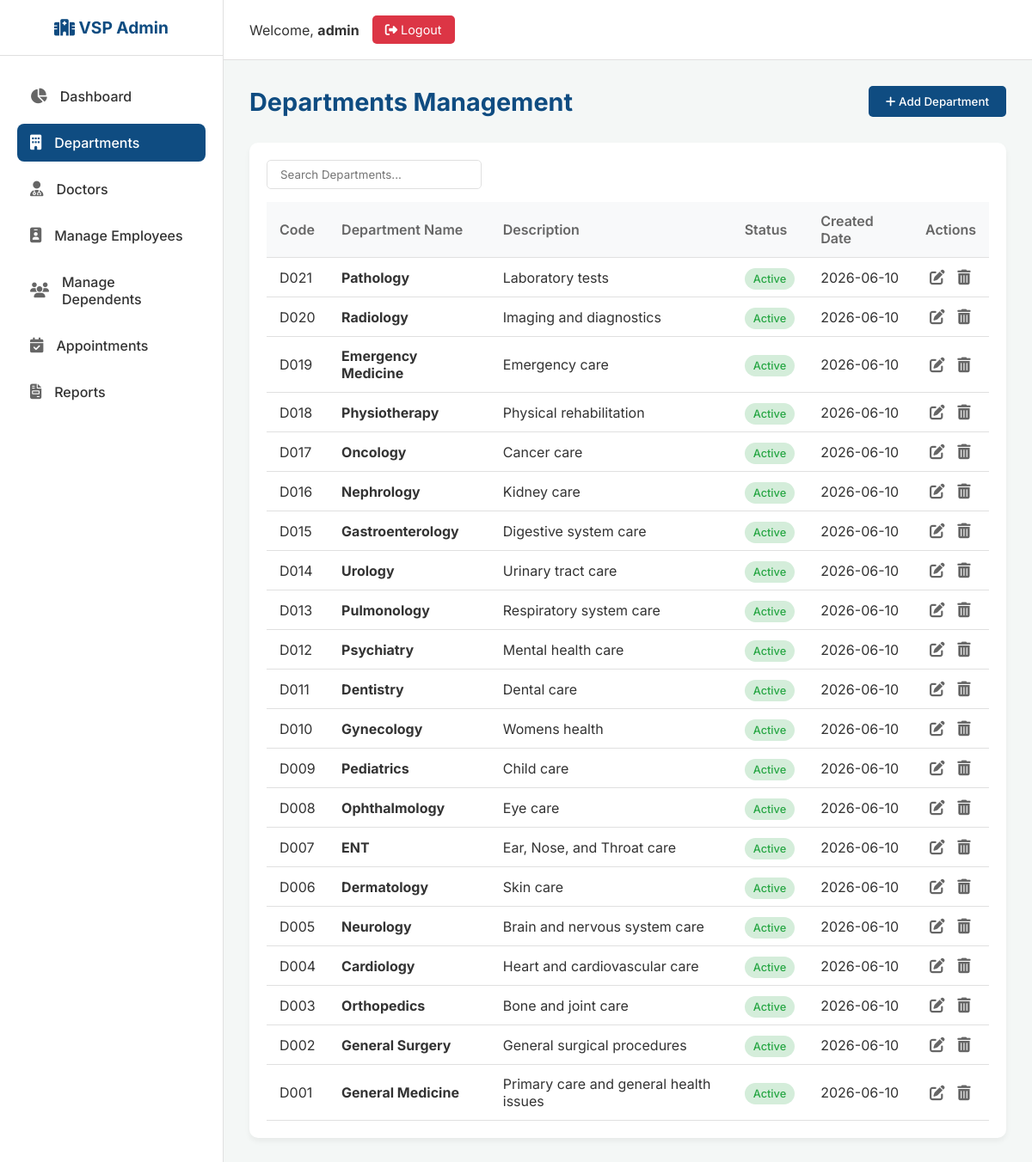
The page /admin/departments (signed in) on the database its author committed.
### tables this page shows
CREATE TABLE departments (
            id INTEGER PRIMARY KEY AUTOINCREMENT,
            department_code TEXT UNIQUE NOT NULL,
            name TEXT NOT NULL,
            description TEXT,
            status TEXT DEFAULT 'Active',
            created_date TEXT NOT NULL
        );

### app.py (the view, shortened to what this page needs)
@app.route('/admin/departments', methods=['GET', 'POST'])
def admin_departments():
    if not check_admin(): return redirect(url_for('login'))
    conn = get_db_connection()
    departments = conn.execute('SELECT * FROM departments ORDER BY id DESC').fetchall()
    conn.close()
    return render_template('admin_departments.html', departments=departments)

### app.py (called while the page is built)
def get_db_connection():
    conn = sqlite3.connect('hospital.db')
    conn.row_factory = sqlite3.Row
    return conn

def check_admin():
    if not session.get('user_id') or session.get('role') != 'admin':
        return False
    return True

### templates/admin_departments.html (shortened to what this page needs)
{% extends "admin_base.html" %}
{% block content %}
<div class="page-header">
    <h1 class="page-title">Departments Management</h1>
    <button class="btn-primary" data-modal-target="addDeptModal"><i class="fas fa-plus"></i> Add Department</button>
</div>
<div class="table-container">
    <div class="table-header">
        <input type="text" class="search-box" id="deptSearch" data-target="#deptTable" placeholder="Search Departments...">
    </div>
    <table class="data-table" id="deptTable">
        <thead>
            <tr>
                <th>Code</th>
                <th>Department Name</th>
                <th>Description</th>
                <th>Status</th>
                <th>Created Date</th>
                <th>Actions</th>
            </tr>
        </thead>
        <tbody>
            {% for dept in departments %}
            <tr>
                <td>{{ dept.department_code }}</td>
                <td><strong>{{ dept.name }}</strong></td>
                <td>{{ dept.description[:50] }}{% if dept.description|length > 50 %}...{% endif %}</td>
                <td>
                    <span class="badge {% if dept.status == 'Active' %}badge-active{% else %}badge-inactive{% endif %}">
                        {{ dept.status }}
                    </span>
                </td>
                <td>{{ dept.created_date }}</td>
                <td class="action-btns">
                    <button class="edit" data-modal-target="editDeptModal"
                            data-id="{{ dept.id }}"
                            data-department_code="{{ dept.department_code }}"
                            data-name="{{ dept.name }}"
                            data-description="{{ dept.description }}"
                            data-status="{{ dept.status }}"
                            title="Edit">
                        <i class="fas fa-edit"></i>
                    </button>
                    <form action="{{ url_for('admin_departments') }}" method="POST" style="display:inline;" onsubmit="return confirm('Are you sure you want to delete this department?');">
                        <button type="submit" class="delete" title="Delete"><i class="fas fa-trash-alt"></i></button>
                    </form>
                </td>
            </tr>
            {% else %}
            <tr>
                <td colspan="6" style="text-align: center;">No departments found.</td>
            </tr>
            {% endfor %}
        </tbody>
    </table>
</div>
{% endblock %}

### templates/admin_base.html (shortened to what this page needs)
<!DOCTYPE html>
<html lang="en">
<head>
    <link rel="stylesheet" href="https://cdnjs.cloudflare.com/ajax/libs/font-awesome/6.4.0/css/all.min.css">
    <link rel="stylesheet" href="{{ url_for('static', filename='css/admin_style.css') }}">
</head>
<body>
    <aside class="sidebar" id="sidebar">
        <div class="sidebar-header">
            <h2><i class="fas fa-hospital"></i> VSP Admin</h2>
        </div>
        <ul class="sidebar-nav">
            <li><a href="{{ url_for('admin_dashboard') }}" class="{% if request.endpoint == 'admin_dashboard' %}active{% endif %}"><i class="fas fa-chart-pie"></i> Dashboard</a></li>
            <li><a href="{{ url_for('admin_departments') }}" class="{% if request.endpoint == 'admin_departments' %}active{% endif %}"><i class="fas fa-building"></i> Departments</a></li>
            <li><a href="{{ url_for('admin_doctors') }}" class="{% if request.endpoint == 'admin_doctors' %}active{% endif %}"><i class="fas fa-user-md"></i> Doctors</a></li>
            <li><a href="{{ url_for('admin_employees') }}" class="{% if request.endpoint == 'admin_employees' %}active{% endif %}"><i class="fas fa-id-badge"></i> Manage Employees</a></li>
            <li><a href="{{ url_for('admin_patients') }}" class="{% if request.endpoint == 'admin_patients' %}active{% endif %}"><i class="fas fa-users"></i> Manage Dependents</a></li>
            <li><a href="{{ url_for('admin_appointments') }}" class="{% if request.endpoint == 'admin_appointments' %}active{% endif %}"><i class="fas fa-calendar-check"></i> Appointments</a></li>
            <li><a href="{{ url_for('admin_reports') }}" class="{% if request.endpoint == 'admin_reports' %}active{% endif %}"><i class="fas fa-file-invoice"></i> Reports</a></li>
        </ul>
    </aside>
    <main class="main-content">
        <header class="topbar">
            <div class="user-profile">
                <span>Welcome, <strong>{{ session.name }}</strong></span>
                <a href="{{ url_for('logout') }}" class="btn-logout"><i class="fas fa-sign-out-alt"></i> Logout</a>
            </div>
        </header>
        <div class="page-content">
            {% block content %}{% endblock %}
        </div>
    </main>
</body>
</html>

### static/css/admin_style.css (style rules this page uses)
:root { --primary-color: #0f4c81; --secondary-color: #1a73e8; --accent-color: #fca311; --bg-color: #f4f7f6; --sidebar-bg: #ffffff; --text-main: #333333; --text-muted: #666666; --success-color: #28a745; --danger-color: #dc3545; --warning-color: #ffc107; --info-color: #17a2b8; --border-color: #e0e0e0; --card-shadow: 0 4px 6px rgba(0,0,0,0.05); --transition-speed: 0.3s; }
* { margin: 0; padding: 0; box-sizing: border-box; font-family: 'Inter', 'Segoe UI', Tahoma, Geneva, Verdana, sans-serif; }
body { background-color: var(--bg-color); color: var(--text-main); display: flex; min-height: 100vh; overflow-x: hidden; }
.sidebar { width: 260px; background-color: var(--sidebar-bg); border-right: 1px solid var(--border-color); display: flex; flex-direction: column; transition: all var(--transition-speed); z-index: 1000; }
.sidebar-header { padding: 20px; display: flex; align-items: center; justify-content: center; border-bottom: 1px solid var(--border-color); }
.sidebar-header h2 { color: var(--primary-color); font-size: 1.2rem; font-weight: 700; text-align: center; }
.sidebar-nav { flex: 1; padding: 20px 0; list-style: none; }
.sidebar-nav li { padding: 5px 20px; }
.sidebar-nav a { display: flex; align-items: center; padding: 12px 15px; color: var(--text-main); text-decoration: none; border-radius: 8px; transition: all var(--transition-speed); font-weight: 500; }
.sidebar-nav a i { margin-right: 15px; font-size: 1.1rem; color: var(--text-muted); }
.sidebar-nav a:hover, .sidebar-nav a.active { background-color: var(--primary-color); color: #fff; }
.sidebar-nav a:hover i, .sidebar-nav a.active i { color: #fff; }
.main-content { flex: 1; display: flex; flex-direction: column; width: calc(100% - 260px); }
.topbar { height: 70px; background-color: #fff; border-bottom: 1px solid var(--border-color); display: flex; align-items: center; justify-content: space-between; padding: 0 30px; }
.user-profile { display: flex; align-items: center; gap: 15px; }
.btn-logout { background-color: var(--danger-color); color: white; padding: 8px 15px; border-radius: 5px; text-decoration: none; font-size: 0.9rem; transition: background 0.3s; }
.page-content { padding: 30px; flex: 1; overflow-y: auto; }
.page-header { display: flex; justify-content: space-between; align-items: center; margin-bottom: 30px; }
.page-title { font-size: 1.8rem; color: var(--primary-color); }
.table-container { background: #fff; border-radius: 10px; padding: 20px; box-shadow: var(--card-shadow); overflow-x: auto; }
.table-header { display: flex; justify-content: space-between; align-items: center; margin-bottom: 15px; }
.search-box { padding: 8px 15px; border: 1px solid var(--border-color); border-radius: 5px; width: 250px; outline: none; }
.btn-primary { background-color: var(--primary-color); color: white; padding: 10px 20px; border: none; border-radius: 5px; cursor: pointer; font-weight: 500; text-decoration: none; display: inline-block; transition: background 0.3s; }
.data-table { width: 100%; border-collapse: collapse; }
.data-table th, .data-table td { padding: 12px 15px; text-align: left; border-bottom: 1px solid var(--border-color); }
.data-table th { background-color: #f8f9fa; color: var(--text-muted); font-weight: 600; }
.badge { padding: 5px 10px; border-radius: 20px; font-size: 0.8rem; font-weight: 500; }
.badge-active { background-color: #d4edda; color: var(--success-color); }
.action-btns button, .action-btns a { border: none; background: none; cursor: pointer; font-size: 1.1rem; margin: 0 5px; color: var(--text-muted); }

### rows shown on the page
departments: department_code "D021", name "Pathology", description "Laboratory tests", status "Active", created_date "2026-06-10"
departments: department_code "D020", name "Radiology", description "Imaging and diagnostics", status "Active", created_date "2026-06-10"
departments: department_code "D019", name "Emergency Medicine", description "Emergency care", status "Active", created_date "2026-06-10"
departments: department_code "D018", name "Physiotherapy", description "Physical rehabilitation", status "Active", created_date "2026-06-10"
departments: department_code "D017", name "Oncology", description "Cancer care", status "Active", created_date "2026-06-10"
departments: department_code "D016", name "Nephrology", description "Kidney care", status "Active", created_date "2026-06-10"
departments: department_code "D015", name "Gastroenterology", description "Digestive system care", status "Active", created_date "2026-06-10"
departments: department_code "D014", name "Urology", description "Urinary tract care", status "Active", created_date "2026-06-10"
departments: department_code "D013", name "Pulmonology", description "Respiratory system care", status "Active", created_date "2026-06-10"
departments: department_code "D012", name "Psychiatry", description "Mental health care", status "Active", created_date "2026-06-10"
departments: department_code "D011", name "Dentistry", description "Dental care", status "Active", created_date "2026-06-10"
departments: department_code "D010", name "Gynecology", description "Womens health", status "Active", created_date "2026-06-10"
departments: department_code "D009", name "Pediatrics", description "Child care", status "Active", created_date "2026-06-10"
departments: department_code "D008", name "Ophthalmology", description "Eye care", status "Active", created_date "2026-06-10"
departments: department_code "D007", name "ENT", description "Ear, Nose, and Throat care", status "Active", created_date "2026-06-10"
departments: department_code "D006", name "Dermatology", description "Skin care", status "Active", created_date "2026-06-10"
departments: department_code "D005", name "Neurology", description "Brain and nervous system care", status "Active", created_date "2026-06-10"
departments: department_code "D004", name "Cardiology", description "Heart and cardiovascular care", status "Active", created_date "2026-06-10"
departments: department_code "D003", name "Orthopedics", description "Bone and joint care", status "Active", created_date "2026-06-10"
departments: department_code "D002", name "General Surgery", description "General surgical procedures", status "Active", created_date "2026-06-10"
departments: department_code "D001", name "General Medicine", description "Primary care and general health issues", status "Active", created_date "2026-06-10"

### other values the page prints
{{ session.name }} "admin"
